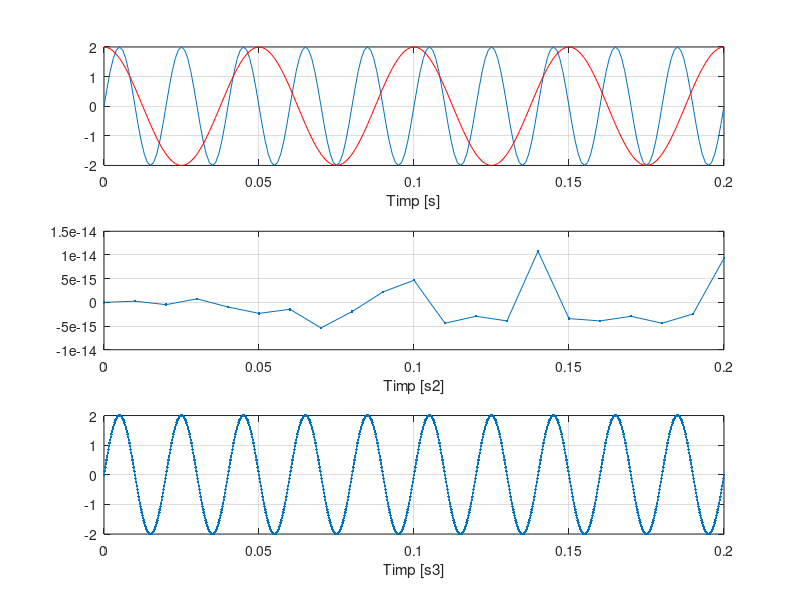

Recreate this plot in MATLAB.
F = 50;
F1=20;
t = 0:0.001:0.2;
t1 = 0:0.01:0.2;
t2= 0:0.0002:0.2;
s = 2*sin(2*pi*F*t);
s1 = 2*sin(2*pi*F*t1);
s2 = 2*sin(2*pi*F*t2);
s3= 2*cos(2*pi*F1*t);
subplot(3,1,1)
plot(t,s,t,s3,'r'),xlabel('Timp [s]'),grid % punctul c)
subplot(3,1,2)
plot(t1,s1,'.-'),xlabel('Timp [s2]'),grid
subplot(3,1,3)
plot(t2,s2,'.-'),xlabel('Timp [s3]'),grid